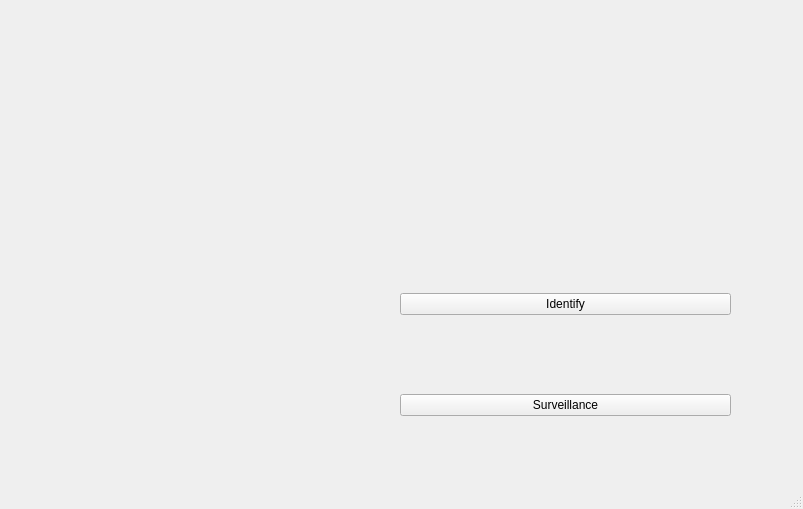
<?xml version="1.0" encoding="UTF-8"?>
<ui version="4.0">
 <class>MainWindow</class>
 <widget class="QMainWindow" name="MainWindow">
  <property name="geometry">
   <rect>
    <x>0</x>
    <y>0</y>
    <width>803</width>
    <height>509</height>
   </rect>
  </property>
  <property name="windowTitle">
   <string>MainWindow</string>
  </property>
  <property name="documentMode">
   <bool>false</bool>
  </property>
  <widget class="QWidget" name="centralwidget">
   <widget class="QWidget" name="gridLayoutWidget">
    <property name="geometry">
     <rect>
      <x>400</x>
      <y>220</y>
      <width>331</width>
      <height>271</height>
     </rect>
    </property>
    <layout class="QGridLayout" name="gridLayout">
     <item row="1" column="1">
      <widget class="QPushButton" name="surveillanceButton">
       <property name="text">
        <string>Surveillance</string>
       </property>
      </widget>
     </item>
     <item row="0" column="1">
      <widget class="QPushButton" name="identifyButton">
       <property name="text">
        <string>Identify</string>
       </property>
      </widget>
     </item>
    </layout>
   </widget>
  </widget>
  <widget class="QStatusBar" name="statusbar"/>
 </widget>
 <resources/>
 <connections/>
</ui>
